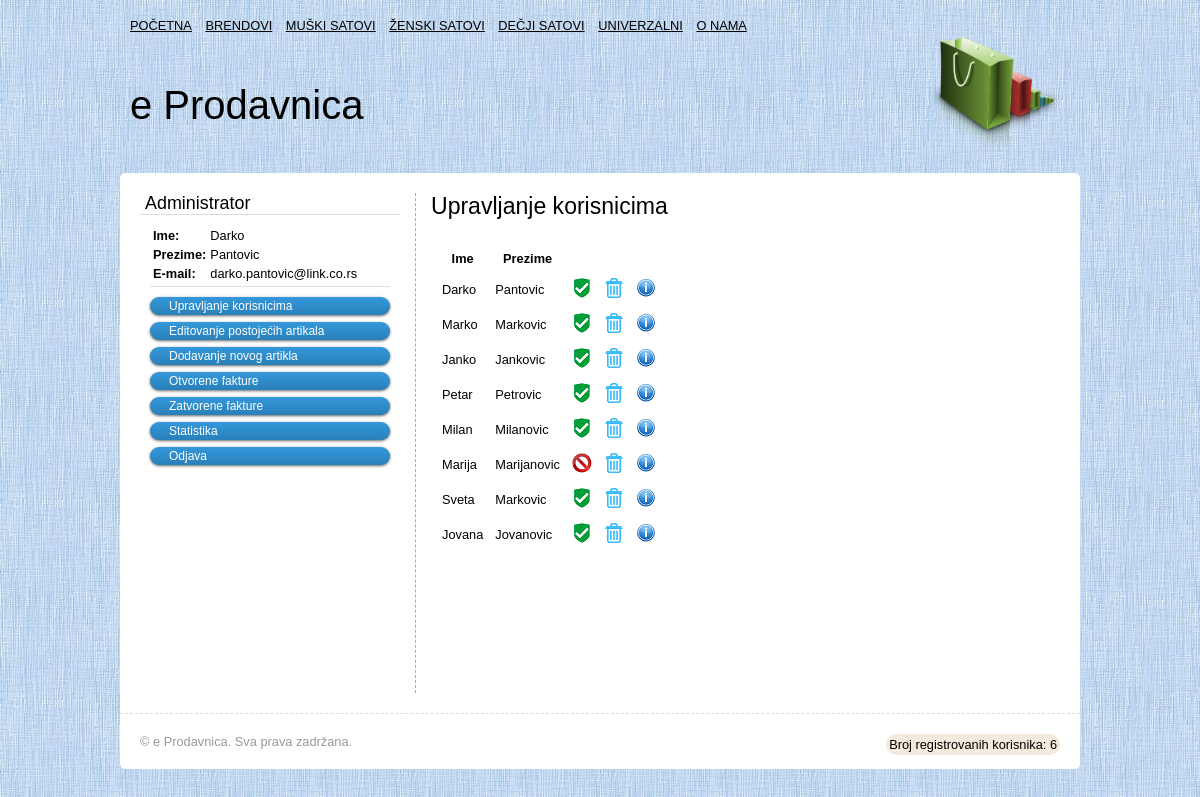
Page /Prodavnica/edit_users.php (signed in) on the committed database.
### tables this page shows
CREATE TABLE IF NOT EXISTS `users` (
  `user_id` int(11) NOT NULL AUTO_INCREMENT,
  `username` varchar(32) NOT NULL,
  `password` varchar(32) NOT NULL,
  `first_name` varchar(32) NOT NULL,
  `last_name` varchar(32) NOT NULL,
  `email` varchar(1024) NOT NULL,
  `active` int(11) NOT NULL DEFAULT '0',
  PRIMARY KEY (`user_id`)
);

### Prodavnica/core/functions/users.php (called while the page is built, shortened)
<?php
function user_data($user_id){
    global $pdo;
    $arg_arr = func_get_args();
    $id = $user_id;
    unset($arg_arr[0]);
    $col = implode(', ', $arg_arr);
    $query = $pdo->prepare("SELECT $col FROM users WHERE user_id = :id");
    $query->bindParam(":id", $id);
    $query->execute();
    if($query->rowCount() == 1){
        return $query->fetch(PDO::FETCH_ASSOC);
    }else{
        return false;
    }
}
function get_all_users(){
    global $pdo;
    if($query = $pdo->query('SELECT * FROM users')){
        return $query->fetchAll(PDO::FETCH_ASSOC);
        }else{
        return false;
    }
}
?>

### Prodavnica/edit_users.php (the view, shortened to what this page needs)
<?php
include 'inc/temp/master/master_top.php';
?>
      <h1>Upravljanje korisnicima</h1>
      <?php
        $users = get_all_users();
        if($users){
            ?>
            <table class="admin_table">
                <tr>
                    <th>Ime</th>
                    <th>Prezime</th>
                </tr>
            <?php
            foreach($users as $user){
                ?>
                <tr>
                    <td><?php echo $user['first_name'] ?></td>
                    <td><?php echo $user['last_name'] ?></td>
                    <?php
                        if($user['active'] == 0){
                            ?>
                                <td><a class="activate" data-fancybox-type="iframe" href="activate_user.php?id=<?php echo $user['user_id'] ?>"><img class="reload" src="img/block.png"></a></td>
                            <?php
                        }else{
                            ?>
                                <td><a class="blocks" data-fancybox-type="iframe" href="blocks_user.php?id=<?php echo $user['user_id'] ?>"><img class="reload" src="img/approve.png"></a></td>
                            <?php
                        }
                    ?>
                    <td><a class="remove" data-fancybox-type="iframe" href="remove_user.php?id=<?php echo $user['user_id'] ?>"><img class="reload" src="img/remove.png"></a></td>
                    <td><a class="info" data-fancybox-type="iframe" href="details.php?id=<?php echo $user['user_id'] ?>"><img src="img/info.png"></a></td>
                </tr>
                <?php
            }
             ?>
            </table>
            <?php
        }
      ?>
<?php include 'inc/temp/master/master_footer.php'; ?>

### Prodavnica/inc/widgets/admin.php (shortened to what this page needs)
<div class="widget">
                <h2>Administrator</h2>
                <div class="inner">
                    <?php
                          $user_data = user_data($_SESSION['user_id'], 'username', 'first_name', 'last_name', 'email');
                    ?>
                    <table>
                    <tr>
                          <td><b>Ime:</b></td>
                          <td><?php echo $user_data['first_name'] ?></td>
                    </tr>
                    <tr>
                          <td><b>Prezime:</b></td>
                          <td><?php echo $user_data['last_name'] ?></td>
                    </tr>
                    <tr>
                          <td><b>E-mail:</b></td>
                          <td><?php echo $user_data['email'] ?></td>
                    </tr>
                    </table><h2></h2>
                    <div class="btn" onclick="location.href='edit_users.php';">Upravljanje korisnicima</div>
                    <div class="btn" onclick="location.href='edit_articles.php';">Editovanje postojećih artikala</div>
                    <div class="btn" onclick="location.href='article_add_new.php';">Dodavanje novog artikla</div>
                    <div class="btn" onclick="location.href='invoice.php';">Otvorene fakture</div>
                    <div class="btn" onclick="location.href='closed_invoice.php';">Zatvorene fakture</div>
                    <div class="btn" onclick="location.href='statistic.php';">Statistika</div>
                    <div class="btn" onclick="location.href='logout.php';">Odjava</div>
                </div>
</div>

### Prodavnica/css/style.css (style rules this page uses)
h1, h2 { padding:0; margin:0 0 20px 0; font-weight:normal; }
a:link, a:visited { text-decoration:underline; color:#000; }
h1 { font-size:1.8em; }
h2 { font-size:1.4em; }
body { background-image: url('../img/background.png'); font-family:Arial; font-size:0.8em; }
.widget { margin-bottom:20px; }
.widget h2 { margin:0 0 10px 0; padding:0 5px; font-weight:normal; border-bottom:1px solid #ddd; }
.widget .inner { margin:0 10px; }
.btn { margin-bottom: 7px; cursor: pointer; background: #3498db; background-image: -webkit-linear-gradient(top, #3498db, #2980b9); background-image: -moz-linear-gradient(top, #3498db, #2980b9); background-image: -ms-linear-gradient(top, #3498db, #2980b9); background-image: -o-linear-gradient(top, #3498db, #2980b9); background-image: linear-gradient(to bottom, #3498db, #2980b9); -webkit-border-radius: 28; -moz-border-radius: 28; border-radius: 28px; -webkit-box-shadow: 0px 1px 3px #666666; -moz-box-shadow: 0px 1px 3px #666666; box-shadow: 0px 1px 3px #666666; font-family: Arial; color: #ffffff; font-size: 12px; padding: 2px 21px 2px 19px; text-decoration: none; }
.admin_table { border-spacing: 10px; border-collapse: separate; }

### rows in the picture
users: first_name "Darko", last_name "Pantovic", email "darko.pantovic@link.co.rs"
users: first_name "Marko", last_name "Markovic"
users: first_name "Janko", last_name "Jankovic"
users: first_name "Petar", last_name "Petrovic"
users: first_name "Milan", last_name "Milanovic"
users: first_name "Marija", last_name "Marijanovic", active 0 (drawn)
users: first_name "Sveta", last_name "Markovic"
users: first_name "Jovana", last_name "Jovanovic"

### other values in the picture
user_count() "6"
